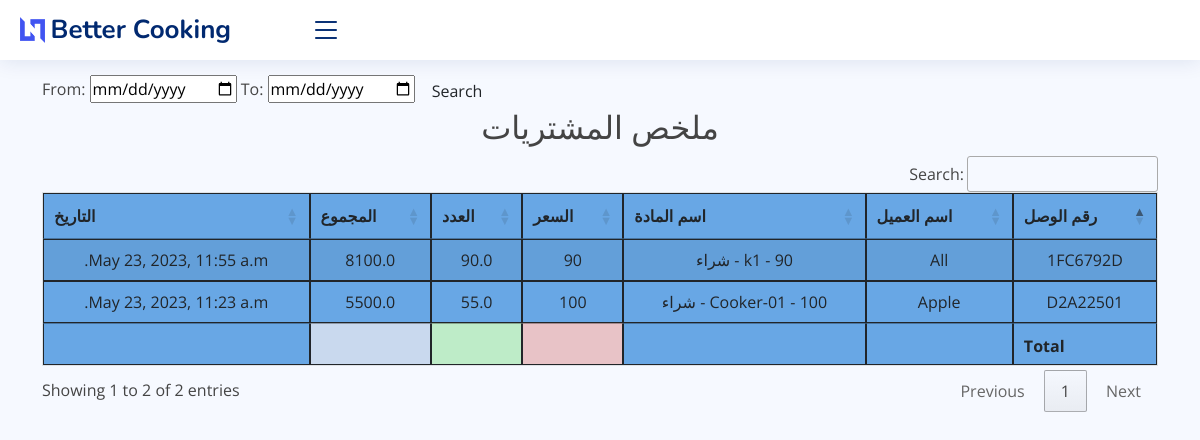
Page /purchase_report on the earlier database version.
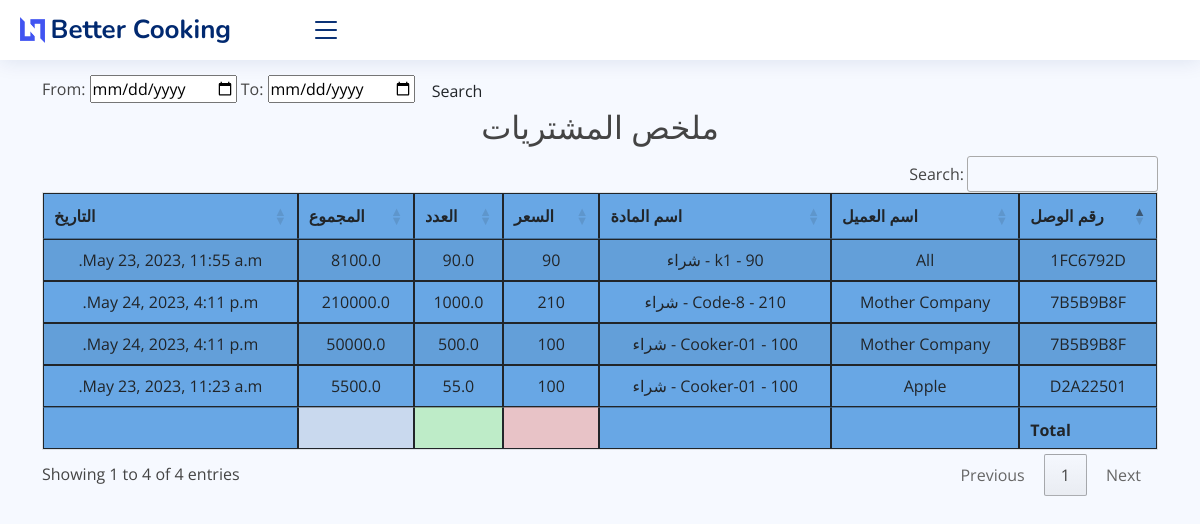
Same page on the later database version.
### core/models.py (models this page shows, shortened)
class PurchaseItem(models.Model):
    purchase_invoice = models.ForeignKey(Purchase, on_delete=models.CASCADE)
    item = models.ForeignKey(Item, on_delete=models.CASCADE)
    qty = models.FloatField()
    total_amt = models.FloatField(editable=False, default=0)
    pur_date = models.DateTimeField(auto_now_add=True)
    note = models.TextField(blank=True)
    class Meta:
        verbose_name_plural = ' العنصر الذي تم شراؤه'

class Purchase(models.Model):
    invoice_number = models.CharField(max_length=8, unique=True, editable=False)
    vendor = models.ForeignKey(Vendor, on_delete=models.CASCADE)
    date = models.DateTimeField()
    class Meta:
        verbose_name_plural = ' فاتورة الشراء'

class Vendor(models.Model):
    full_name = models.CharField(max_length=50)
    address = models.TextField(blank=True)
    mobile = models.CharField(max_length=15, blank=True)
    status = models.BooleanField(default=False, blank=True)
    note = models.TextField(blank=True)
    class Meta:
        verbose_name_plural = ' الموردين'
    def __str__(self):
        return self.full_name

class Item(models.Model):
    PRICELIST = (
        ('مفرد', 'مفرد'),
        ('جملة', 'جملة'),
        ('شراء', 'شراء'),
        ('قسط', 'قسط'),
    )
    name = models.CharField(max_length=255)
    price = models.PositiveIntegerField(default=1)
    price_list = models.CharField(max_length=8, choices=PRICELIST, default='مفرد')
    class Meta:
        verbose_name_plural = 'المواد'
    def __str__(self):
        return f"{self.name} - {self.price} - {self.price_list}"

### core/views.py (the view)
# urls.py: path('purchase_report', views.purchase_report, name="purchase_report"),
def purchase_report(request):
    p_reports = PurchaseItem.objects.select_related()
    myFilter = Purchase_Filter(request.GET, queryset=p_reports)
    p_reports = myFilter.qs
    context = {'p_reports': p_reports, 'myFilter': myFilter}
    return render(request, 'core/reports/purchase_report.html', context)

### core/templates/core/reports/purchase_report.html (shortened to what this page needs)
{% extends 'core/base.html' %}
{% block content %}
    <br>
    <br> <br>
    <form class="form-a">
        From: <input type="date" value={{ myFilter.form.max_date }}</input>
        To: <input type="date" value={{ myFilter.form.min_date }}</input>
        <button type="submit" class="btn btn-b">Search</button>
    </form>
    <h2 class="text-center"> ملخص المشتريات </h2>
    <table id="example3" class="table table-striped" style="background-color: #68a7e5">
        <thead>
        <tr>
            <th>رقم الوصل</th>
            <th>اسم العميل</th>
            <th>اسم المادة</th>
            <th>السعر</th>
            <th>العدد</th>
            <th>المجموع</th>
            <th>التاريخ</th>
        </tr>
        </thead>
        <tbody>
        {% for i in  p_reports %}
            <tr>
                <td>{{ i.purchase_invoice.invoice_number }}</td>
                <td>{{ i.purchase_invoice.vendor }}</td>
                <td>{{ i.item }}</td>
                <td>{{ i.item.price }}</td>
                <td>{{ i.qty }}</td>
                <td>{{ i.total_amt }}</td>
                <td>{{ i.pur_date }}</td>
            </tr>
        {% endfor %}
        </tbody>
        <tfoot>
        <th></th>
        <th></th>
   <th></th>
        <th style="background-color: #e8c3c7"></th>
        <th style="background-color: #beecc8"></th>
        <th style="background-color: #c9d9ee"></th>
        <th></th>
        </tfoot>
    </table>
{% endblock %}

Differences in the rows shown:
added PurchaseItem: purchase_invoice.invoice_number "7B5B9B8F", purchase_invoice.vendor "Mother Company", item "Code-8 - 210 - شراء", item.price "210", qty "1000.0", total_amt "210000.0", pur_date "May 24, 2023, 4:11 p.m."
added PurchaseItem: purchase_invoice.invoice_number "7B5B9B8F", purchase_invoice.vendor "Mother Company", item "Cooker-01 - 100 - شراء", item.price "100", qty "500.0", total_amt "50000.0", pur_date "May 24, 2023, 4:11 p.m."
Other differences:
text written by a page script: "Search: Showing 1 to 2 of 2 entries Previous 1 Next" → "Search: Showing 1 to 4 of 4 entries Previous 1 Next"
